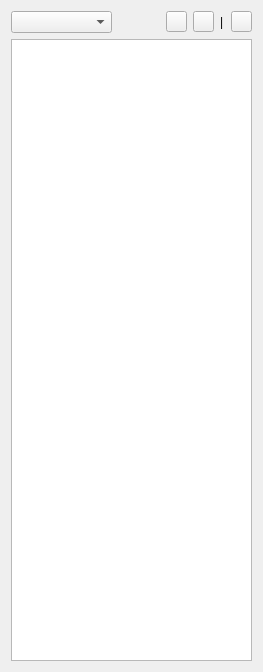
<?xml version="1.0" encoding="UTF-8"?>
<ui version="4.0">
 <class>ProjectTree</class>
 <widget class="QWidget" name="ProjectTree">
  <property name="geometry">
   <rect>
    <x>0</x>
    <y>0</y>
    <width>263</width>
    <height>672</height>
   </rect>
  </property>
  <property name="maximumSize">
   <size>
    <width>16777215</width>
    <height>16777215</height>
   </size>
  </property>
  <property name="windowTitle">
   <string>Form</string>
  </property>
  <layout class="QGridLayout" name="gridLayout">
   <item row="0" column="0">
    <layout class="QVBoxLayout" name="verticalLayout">
     <item>
      <layout class="QHBoxLayout" name="horizontalLayout">
       <item>
        <widget class="QComboBox" name="comboBox">
         <property name="minimumSize">
          <size>
           <width>87</width>
           <height>0</height>
          </size>
         </property>
        </widget>
       </item>
       <item>
        <spacer name="horizontalSpacer">
         <property name="orientation">
          <enum>Qt::Horizontal</enum>
         </property>
         <property name="sizeType">
          <enum>QSizePolicy::Ignored</enum>
         </property>
         <property name="sizeHint" stdset="0">
          <size>
           <width>48</width>
           <height>18</height>
          </size>
         </property>
        </spacer>
       </item>
       <item>
        <widget class="QPushButton" name="expand_pushButton">
         <property name="minimumSize">
          <size>
           <width>20</width>
           <height>20</height>
          </size>
         </property>
         <property name="maximumSize">
          <size>
           <width>21</width>
           <height>21</height>
          </size>
         </property>
         <property name="mouseTracking">
          <bool>false</bool>
         </property>
         <property name="toolTip">
          <string>&lt;html&gt;&lt;head/&gt;&lt;body&gt;&lt;p&gt;Expand All&lt;/p&gt;&lt;/body&gt;&lt;/html&gt;</string>
         </property>
         <property name="text">
          <string/>
         </property>
         <property name="icon">
          <iconset resource="../icons/icons.qrc">
           <normaloff>:/pic/expand.png</normaloff>:/pic/expand.png</iconset>
         </property>
        </widget>
       </item>
       <item>
        <widget class="QPushButton" name="collapse_pushButton">
         <property name="minimumSize">
          <size>
           <width>20</width>
           <height>20</height>
          </size>
         </property>
         <property name="maximumSize">
          <size>
           <width>21</width>
           <height>21</height>
          </size>
         </property>
         <property name="toolTip">
          <string>Collapse All</string>
         </property>
         <property name="text">
          <string/>
         </property>
         <property name="icon">
          <iconset resource="../icons/icons.qrc">
           <normaloff>:/pic/collapse.png</normaloff>:/pic/collapse.png</iconset>
         </property>
        </widget>
       </item>
       <item>
        <widget class="QLabel" name="label">
         <property name="maximumSize">
          <size>
           <width>5</width>
           <height>21</height>
          </size>
         </property>
         <property name="text">
          <string>|</string>
         </property>
        </widget>
       </item>
       <item>
        <widget class="QPushButton" name="pushButton">
         <property name="minimumSize">
          <size>
           <width>20</width>
           <height>20</height>
          </size>
         </property>
         <property name="maximumSize">
          <size>
           <width>21</width>
           <height>21</height>
          </size>
         </property>
         <property name="toolTip">
          <string>Refresh</string>
         </property>
         <property name="text">
          <string/>
         </property>
         <property name="icon">
          <iconset resource="../icons/icons.qrc">
           <normaloff>:/pic/refresh.png</normaloff>:/pic/refresh.png</iconset>
         </property>
        </widget>
       </item>
      </layout>
     </item>
     <item>
      <widget class="QTreeView" name="treeView"/>
     </item>
    </layout>
   </item>
  </layout>
 </widget>
 <resources>
  <include location="../icons/icons.qrc"/>
 </resources>
 <connections/>
</ui>
